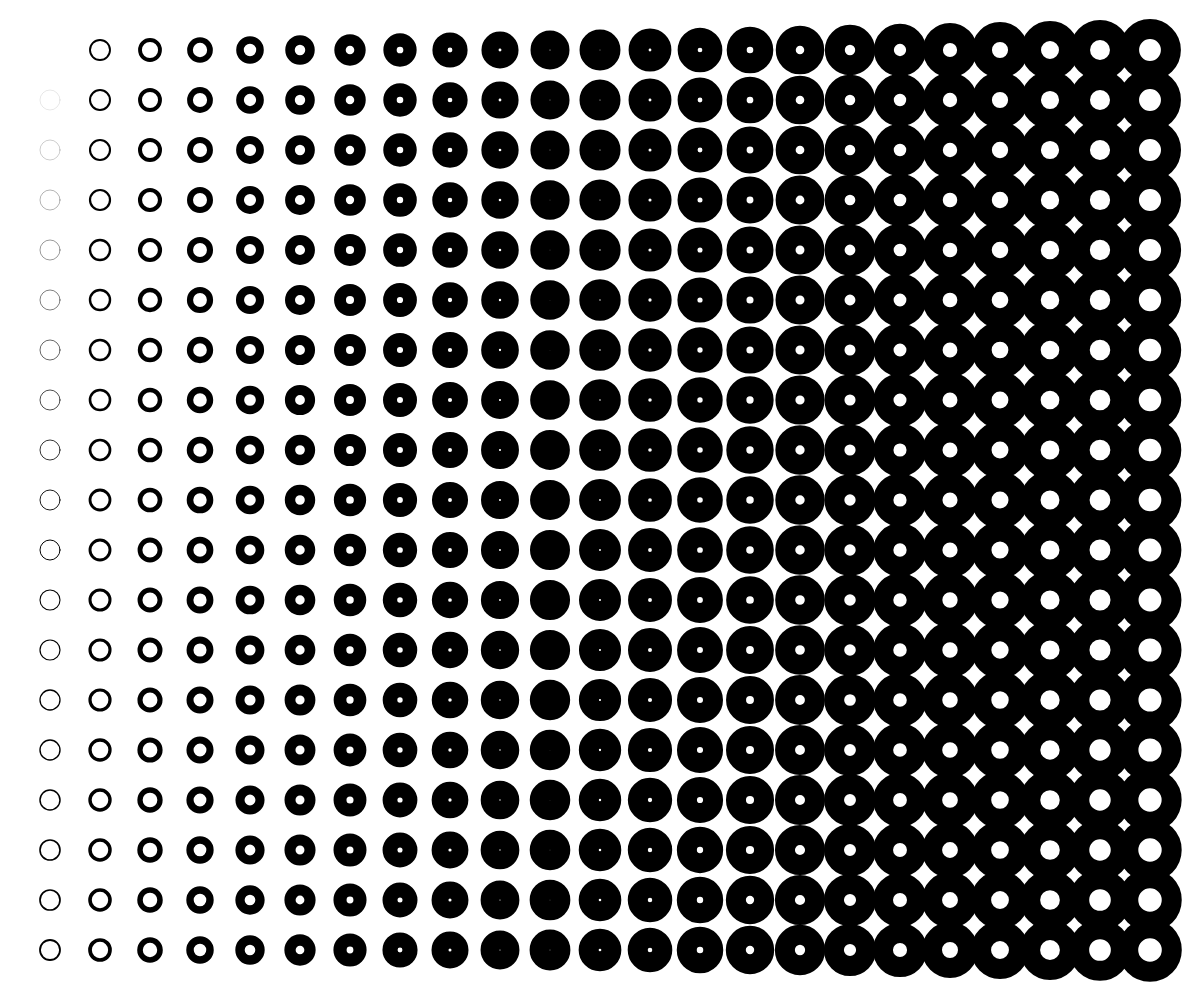
Frame 1 (no input)
Frame 60 (no input): identical to frame 1, image omitted
Frame 120 (the mouse pressed at the canvas centre since frame 60): identical to frame 1, image omitted

The p5.js sketch that drew this single still picture (run headless with seeded random() and noise() and a simulated clock; from frame 60 on, the mouse is pressed at the canvas centre):

// p5.js sketch
// ── sketch.js
function setup() {
  createCanvas(windowWidth, windowHeight);
  background(255);
  noFill();

  let count = 0;
  for (let i = 50; i < width; i += 50) {
    for (let j = 50; j < height; j += 50) {
      strokeWeight(count * 0.1);
      ellipse(i, j, 20, 20);
      count++;
    }
  }
}

function draw() {}
